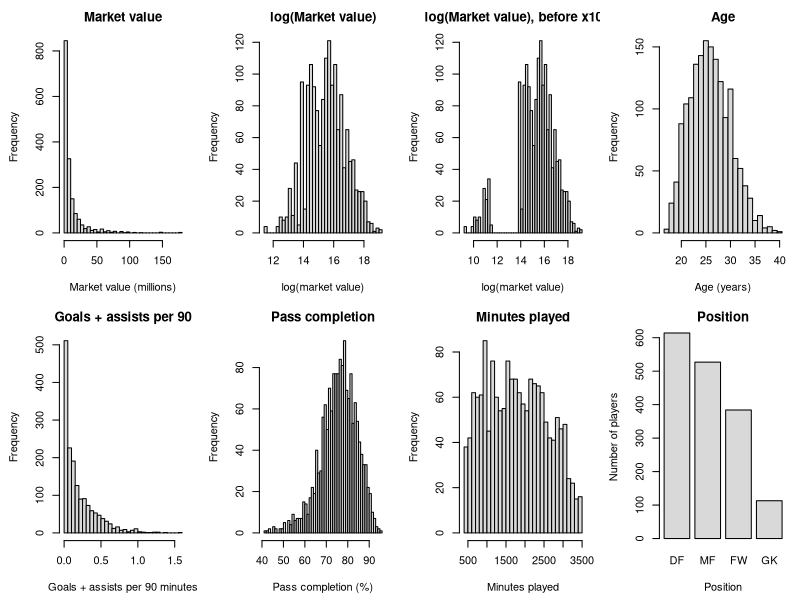
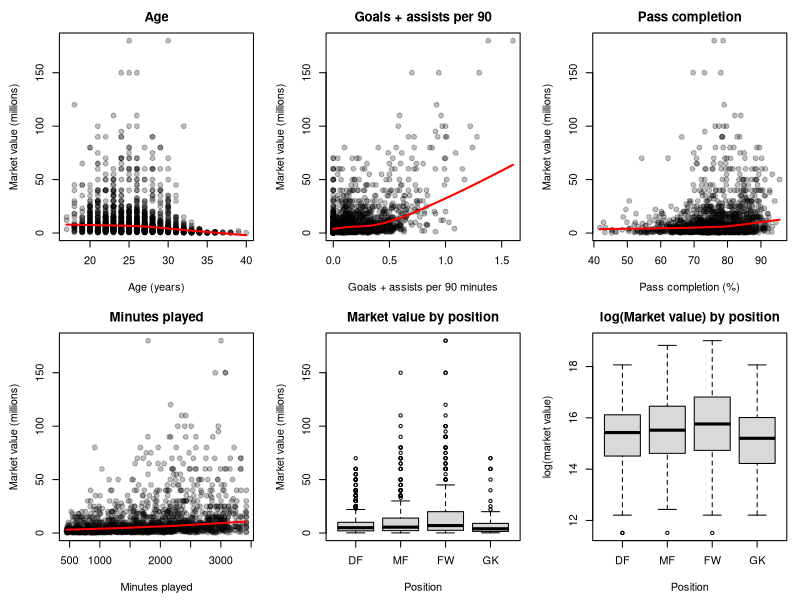
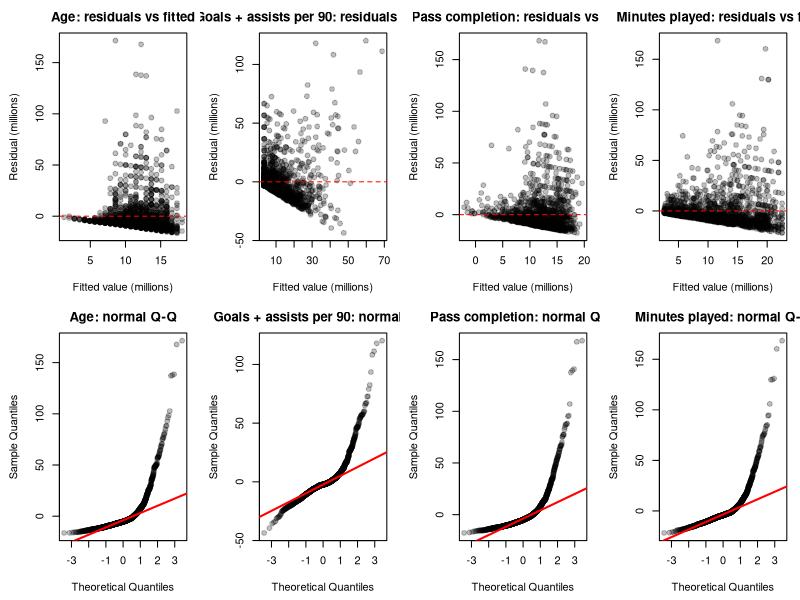

Here is the R script that generated these plots, in order:
options(scipen = 999)
data <- read.csv("soccer_clean.csv")
data$position <- factor(data$position, levels = c("DF", "MF", "FW", "GK"))
data$value_m <- data$value / 1e6
dir.create("images", showWarnings = FALSE)
dir.create("tables", showWarnings = FALSE)
sink("tables/part1_output.txt", split = TRUE)
pt <- rgb(0, 0, 0, 0.25)
fill <- "grey85"

png("images/fig1_distributions.png", width = 13, height = 6.5, units = "in", res = 150)
par(mfrow = c(2, 4), mar = c(4.5, 4.5, 2.5, 1))
hist(data$value_m, breaks = 40, col = fill, main = "Market value",
     xlab = "Market value (millions)")
hist(log(data$value), breaks = 40, col = fill, main = "log(Market value)",
     xlab = "log(market value)")
hist(log(ifelse(data$value < 1e6, data$value / 10, data$value)), breaks = 40, col = fill,
     main = "log(Market value), before x10 fix", xlab = "log(market value)")
hist(data$age, breaks = seq(16.5, 40.5, by = 1), col = fill, main = "Age",
     xlab = "Age (years)")
hist(data$goals_assists_per90, breaks = 40, col = fill, main = "Goals + assists per 90",
     xlab = "Goals + assists per 90 minutes")
hist(data$passes_pct, breaks = 40, col = fill, main = "Pass completion",
     xlab = "Pass completion (%)")
hist(data$minutes, breaks = 30, col = fill, main = "Minutes played",
     xlab = "Minutes played")
barplot(table(data$position), col = fill, main = "Position",
        xlab = "Position", ylab = "Number of players")
dev.off()

xvars <- c("age", "goals_assists_per90", "passes_pct", "minutes")
titles <- c("Age", "Goals + assists per 90", "Pass completion", "Minutes played")
xlabs <- c("Age (years)", "Goals + assists per 90 minutes", "Pass completion (%)",
           "Minutes played")

png("images/fig2_scatterplots.png", width = 13, height = 8, units = "in", res = 150)
par(mfrow = c(2, 3), mar = c(4.5, 4.5, 2.5, 1))
for (i in seq_along(xvars)) {
  plot(data[[xvars[i]]], data$value_m, pch = 19, col = pt, main = titles[i],
       xlab = xlabs[i], ylab = "Market value (millions)")
  lines(lowess(data[[xvars[i]]], data$value_m), col = "red", lwd = 2)
}
boxplot(value_m ~ position, data = data, col = fill, main = "Market value by position",
        xlab = "Position", ylab = "Market value (millions)")
boxplot(log(value) ~ position, data = data, col = fill,
        main = "log(Market value) by position", xlab = "Position",
        ylab = "log(market value)")
dev.off()

slr_models <- lapply(xvars, function(v) lm(reformulate(v, response = "value_m"), data = data))

png("images/fig3_slr_diagnostics.png", width = 15, height = 7.5, units = "in", res = 150)
par(mfrow = c(2, 4), mar = c(4.5, 4.5, 2.5, 1))
for (i in seq_along(slr_models)) {
  m <- slr_models[[i]]
  plot(fitted(m), resid(m), pch = 19, col = pt, main = paste0(titles[i], ": residuals vs fitted"),
       xlab = "Fitted value (millions)", ylab = "Residual (millions)")
  abline(h = 0, lty = 2, col = "red")
}
for (i in seq_along(slr_models)) {
  m <- slr_models[[i]]
  qqnorm(resid(m), pch = 19, col = pt, main = paste0(titles[i], ": normal Q-Q"))
  qqline(resid(m), col = "red", lwd = 2)
}
dev.off()

fmt_p <- function(p) ifelse(p < 0.001, "< 0.001", sprintf("%.3f", p))

slr_table <- do.call(rbind, lapply(seq_along(slr_models), function(i) {
  s <- summary(slr_models[[i]])
  co <- coef(s)
  data.frame(predictor = titles[i],
             slope = signif(co[2, 1], 4),
             std_error = signif(co[2, 2], 4),
             t_value = round(co[2, 3], 2),
             p_value = fmt_p(co[2, 4]),
             r_squared = round(s$r.squared, 3))
}))
position_model <- lm(value_m ~ position, data = data)
position_f <- anova(position_model)

cat("\nSimple linear regressions of market value (millions) on each predictor\n")
print(slr_table, row.names = FALSE)
cat("\nMarket value (millions) on position\n")
print(round(coef(summary(position_model)), 3))
cat("F =", round(position_f$`F value`[1], 2), "on", position_f$Df[1], "and", position_f$Df[2],
    "df, p", fmt_p(position_f$`Pr(>F)`[1]), ", R-squared =",
    round(summary(position_model)$r.squared, 3), "\n")
write.csv(slr_table, "tables/table_slr.csv", row.names = FALSE)

skew <- function(x) {
  x <- x - mean(x)
  mean(x^3) / mean(x^2)^1.5
}
num_vars <- c("value_m", xvars)
desc <- data.frame(variable = c("Market value (millions)", titles),
                   mean = sapply(num_vars, function(v) mean(data[[v]])),
                   median = sapply(num_vars, function(v) median(data[[v]])),
                   sd = sapply(num_vars, function(v) sd(data[[v]])),
                   min = sapply(num_vars, function(v) min(data[[v]])),
                   max = sapply(num_vars, function(v) max(data[[v]])),
                   skewness = sapply(num_vars, function(v) skew(data[[v]])))
desc[, -1] <- round(desc[, -1], 2)
cat("\nDescriptive statistics\n")
print(desc, row.names = FALSE)
cat("Skewness of log(value):", round(skew(log(data$value)), 2), "\n")
cat("Share of players with zero goals + assists:",
    round(mean(data$goals_assists_per90 == 0), 3), "\n")
cat("\nMedian market value (millions) by position\n")
print(tapply(data$value_m, data$position, median))
cat("\nMedian market value (millions) by age group\n")
print(tapply(data$value_m, cut(data$age, c(16, 19, 24, 28, 30, 32, 35, 40)), median))
q <- quantile(data$value_m, c(0.25, 0.75))
cat("\nPlayers above Q3 + 1.5 IQR:", sum(data$value_m > q[2] + 1.5 * diff(q)),
    "; worth 100 million or more:", sum(data$value_m >= 100), "\n")
print(head(data[order(-data$value), c("player", "position", "age", "goals_assists_per90",
                                      "value_m")], 6), row.names = FALSE)
lz <- (log(data$value) - mean(log(data$value))) / sd(log(data$value))
cat("Range of standardized log(value):", round(range(lz), 2), "\n")
cat("Lowest pass completion:", head(sort(data$passes_pct), 4), "\n")
cat("Players below 60% pass completion:", sum(data$passes_pct < 60), "; goalkeepers:",
    sum(data$passes_pct < 60 & data$position == "GK"), "\n")
cor_table <- round(cor(data[, xvars]), 2)
cat("\nCorrelations among quantitative predictors\n")
print(cor_table)
cat("\nCorrelation with log(value)\n")
print(round(sapply(xvars, function(v) cor(data[[v]], log(data$value))), 2))
cat("\nR-squared of simple regressions on log(value)\n")
print(round(sapply(xvars, function(v) summary(lm(log(data$value) ~ data[[v]]))$r.squared), 3))
write.csv(cor_table, "tables/table_correlations.csv")
sink()
